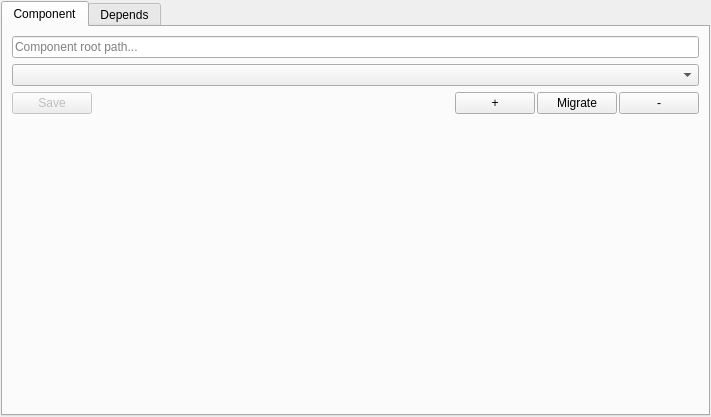
<?xml version="1.0" encoding="UTF-8"?>
<ui version="4.0">
 <class>MainWindow</class>
 <widget class="QMainWindow" name="MainWindow">
  <property name="geometry">
   <rect>
    <x>0</x>
    <y>0</y>
    <width>711</width>
    <height>417</height>
   </rect>
  </property>
  <property name="windowTitle">
   <string/>
  </property>
  <widget class="QWidget" name="centralwidget">
   <layout class="QVBoxLayout" name="verticalLayout">
    <property name="spacing">
     <number>1</number>
    </property>
    <property name="leftMargin">
     <number>1</number>
    </property>
    <property name="topMargin">
     <number>1</number>
    </property>
    <property name="rightMargin">
     <number>1</number>
    </property>
    <property name="bottomMargin">
     <number>1</number>
    </property>
    <item>
     <widget class="QTabWidget" name="tabWidget">
      <property name="currentIndex">
       <number>0</number>
      </property>
      <widget class="QWidget" name="tab_1">
       <attribute name="title">
        <string>Component</string>
       </attribute>
       <layout class="QVBoxLayout" name="verticalLayout_2">
        <item>
         <layout class="QHBoxLayout" name="horizontalLayout">
          <property name="spacing">
           <number>2</number>
          </property>
          <item>
           <widget class="QLineEdit" name="lineEditRootPath">
            <property name="placeholderText">
             <string>Component root path...</string>
            </property>
           </widget>
          </item>
         </layout>
        </item>
        <item>
         <widget class="QComboBox" name="comboBoxComponent"/>
        </item>
        <item>
         <layout class="QHBoxLayout" name="horizontalLayout_2">
          <property name="spacing">
           <number>2</number>
          </property>
          <item>
           <widget class="QPushButton" name="pushButtonSaveConfig">
            <property name="enabled">
             <bool>false</bool>
            </property>
            <property name="text">
             <string>Save</string>
            </property>
           </widget>
          </item>
          <item>
           <spacer name="horizontalSpacer">
            <property name="orientation">
             <enum>Qt::Horizontal</enum>
            </property>
            <property name="sizeHint" stdset="0">
             <size>
              <width>40</width>
              <height>20</height>
             </size>
            </property>
           </spacer>
          </item>
          <item>
           <widget class="QPushButton" name="pushButtonComponentAdd">
            <property name="text">
             <string>+</string>
            </property>
           </widget>
          </item>
          <item>
           <widget class="QPushButton" name="pushButtonMigrate">
            <property name="text">
             <string>Migrate</string>
            </property>
           </widget>
          </item>
          <item>
           <widget class="QPushButton" name="pushButtonComponentRemove">
            <property name="text">
             <string>-</string>
            </property>
           </widget>
          </item>
         </layout>
        </item>
        <item>
         <spacer name="verticalSpacer">
          <property name="orientation">
           <enum>Qt::Vertical</enum>
          </property>
          <property name="sizeHint" stdset="0">
           <size>
            <width>20</width>
            <height>244</height>
           </size>
          </property>
         </spacer>
        </item>
       </layout>
      </widget>
      <widget class="QWidget" name="tab_2">
       <attribute name="title">
        <string>Depends</string>
       </attribute>
       <layout class="QHBoxLayout" name="horizontalLayout_3">
        <property name="spacing">
         <number>2</number>
        </property>
        <property name="leftMargin">
         <number>2</number>
        </property>
        <property name="topMargin">
         <number>2</number>
        </property>
        <property name="rightMargin">
         <number>2</number>
        </property>
        <property name="bottomMargin">
         <number>2</number>
        </property>
        <item>
         <widget class="QGroupBox" name="groupBox">
          <property name="title">
           <string>Available</string>
          </property>
          <layout class="QVBoxLayout" name="verticalLayout_3">
           <property name="spacing">
            <number>2</number>
           </property>
           <property name="leftMargin">
            <number>2</number>
           </property>
           <property name="topMargin">
            <number>2</number>
           </property>
           <property name="rightMargin">
            <number>2</number>
           </property>
           <property name="bottomMargin">
            <number>2</number>
           </property>
           <item>
            <widget class="QListView" name="listViewAvailableDepends"/>
           </item>
          </layout>
         </widget>
        </item>
        <item>
         <widget class="QGroupBox" name="groupBox_2">
          <property name="title">
           <string>Current</string>
          </property>
          <layout class="QVBoxLayout" name="verticalLayout_4">
           <property name="spacing">
            <number>2</number>
           </property>
           <property name="leftMargin">
            <number>2</number>
           </property>
           <property name="topMargin">
            <number>2</number>
           </property>
           <property name="rightMargin">
            <number>2</number>
           </property>
           <property name="bottomMargin">
            <number>2</number>
           </property>
           <item>
            <widget class="QListView" name="listViewCurrentDepends"/>
           </item>
          </layout>
         </widget>
        </item>
       </layout>
      </widget>
     </widget>
    </item>
   </layout>
  </widget>
  <widget class="QMenuBar" name="menubar">
   <property name="geometry">
    <rect>
     <x>0</x>
     <y>0</y>
     <width>711</width>
     <height>22</height>
    </rect>
   </property>
  </widget>
 </widget>
 <resources/>
 <connections/>
</ui>
